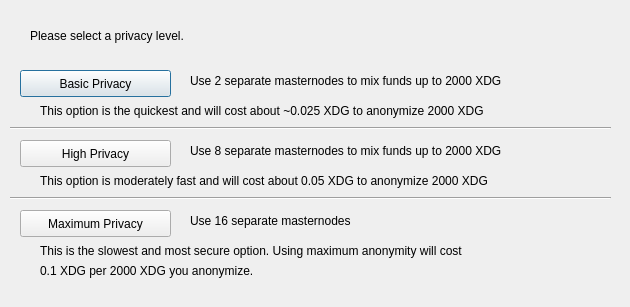
<?xml version="1.0" encoding="UTF-8"?>
<ui version="4.0">
 <class>DarksendConfig</class>
 <widget class="QDialog" name="DarksendConfig">
  <property name="geometry">
   <rect>
    <x>0</x>
    <y>0</y>
    <width>630</width>
    <height>307</height>
   </rect>
  </property>
  <property name="windowTitle">
   <string>Configure PrivateSend</string>
  </property>
  <widget class="QPushButton" name="buttonBasic">
   <property name="geometry">
    <rect>
     <x>20</x>
     <y>70</y>
     <width>151</width>
     <height>27</height>
    </rect>
   </property>
   <property name="text">
    <string>Basic Privacy</string>
   </property>
  </widget>
  <widget class="QPushButton" name="buttonHigh">
   <property name="geometry">
    <rect>
     <x>20</x>
     <y>140</y>
     <width>151</width>
     <height>27</height>
    </rect>
   </property>
   <property name="text">
    <string>High Privacy</string>
   </property>
  </widget>
  <widget class="QPushButton" name="buttonMax">
   <property name="geometry">
    <rect>
     <x>20</x>
     <y>210</y>
     <width>151</width>
     <height>27</height>
    </rect>
   </property>
   <property name="text">
    <string>Maximum Privacy</string>
   </property>
  </widget>
  <widget class="QLabel" name="label">
   <property name="geometry">
    <rect>
     <x>30</x>
     <y>20</y>
     <width>571</width>
     <height>31</height>
    </rect>
   </property>
   <property name="text">
    <string>Please select a privacy level.</string>
   </property>
  </widget>
  <widget class="QLabel" name="label_2">
   <property name="geometry">
    <rect>
     <x>190</x>
     <y>70</y>
     <width>421</width>
     <height>21</height>
    </rect>
   </property>
   <property name="text">
    <string>Use 2 separate masternodes to mix funds up to 2000 XDG</string>
   </property>
  </widget>
  <widget class="QLabel" name="label_3">
   <property name="geometry">
    <rect>
     <x>190</x>
     <y>140</y>
     <width>411</width>
     <height>21</height>
    </rect>
   </property>
   <property name="text">
    <string>Use 8 separate masternodes to mix funds up to 2000 XDG</string>
   </property>
  </widget>
  <widget class="QLabel" name="label_4">
   <property name="geometry">
    <rect>
     <x>190</x>
     <y>210</y>
     <width>421</width>
     <height>21</height>
    </rect>
   </property>
   <property name="text">
    <string>Use 16 separate masternodes</string>
   </property>
  </widget>
  <widget class="QLabel" name="label_6">
   <property name="geometry">
    <rect>
     <x>40</x>
     <y>100</y>
     <width>561</width>
     <height>21</height>
    </rect>
   </property>
   <property name="text">
    <string>This option is the quickest and will cost about ~0.025 XDG to anonymize 2000 XDG</string>
   </property>
  </widget>
  <widget class="QLabel" name="label_7">
   <property name="geometry">
    <rect>
     <x>40</x>
     <y>170</y>
     <width>561</width>
     <height>21</height>
    </rect>
   </property>
   <property name="text">
    <string>This option is moderately fast and will cost about 0.05 XDG to anonymize 2000 XDG</string>
   </property>
  </widget>
  <widget class="QLabel" name="label_8">
   <property name="geometry">
    <rect>
     <x>40</x>
     <y>240</y>
     <width>561</width>
     <height>21</height>
    </rect>
   </property>
   <property name="text">
    <string>This is the slowest and most secure option. Using maximum anonymity will cost</string>
   </property>
  </widget>
  <widget class="QLabel" name="label_9">
   <property name="geometry">
    <rect>
     <x>40</x>
     <y>260</y>
     <width>561</width>
     <height>21</height>
    </rect>
   </property>
   <property name="text">
    <string>0.1 XDG per 2000 XDG you anonymize.</string>
   </property>
  </widget>
  <widget class="Line" name="line">
   <property name="geometry">
    <rect>
     <x>10</x>
     <y>120</y>
     <width>601</width>
     <height>16</height>
    </rect>
   </property>
   <property name="orientation">
    <enum>Qt::Horizontal</enum>
   </property>
  </widget>
  <widget class="Line" name="line_2">
   <property name="geometry">
    <rect>
     <x>10</x>
     <y>190</y>
     <width>601</width>
     <height>16</height>
    </rect>
   </property>
   <property name="orientation">
    <enum>Qt::Horizontal</enum>
   </property>
  </widget>
 </widget>
 <resources/>
 <connections/>
</ui>
